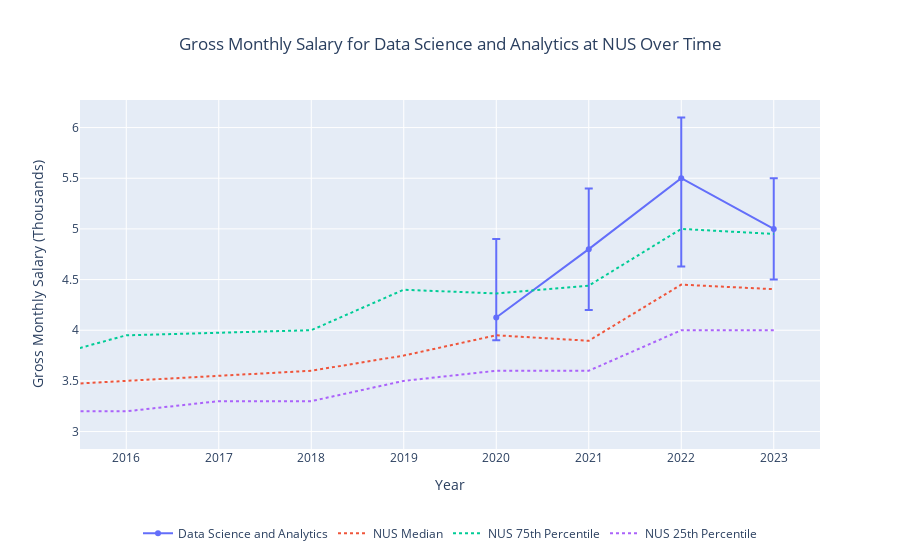

The code cell stored with this chart in its notebook:
### Markdown cell above
# Salary Changes

### Code cell
plot_course = 'Data Science and Analytics'
plot_uni = 'NUS'

# Filter data for the selected course and university
course_data = input_df[(input_df['course'] == plot_course) & (input_df['uni'] == plot_uni) & (input_df['course_row'] == 1)].copy()

# Filter data for the university median
uni_median_data = input_df[(input_df['course'] == f"{plot_uni} Median") & (input_df['summary_row'] == 1)].copy()

# X axis: Years where gross_monthly_median is available
years = course_data['year']

# Convert gross monthly salary values to thousands of dollars
course_data['gross_monthly_median'] = course_data['gross_monthly_median'] / 1000
course_data['gross_mthly_75_percentile'] = course_data['gross_mthly_75_percentile'] / 1000
course_data['gross_mthly_25_percentile'] = course_data['gross_mthly_25_percentile'] / 1000

uni_median_data['gross_monthly_median'] = uni_median_data['gross_monthly_median'] / 1000
uni_median_data['gross_mthly_75_percentile'] = uni_median_data['gross_mthly_75_percentile'] / 1000
uni_median_data['gross_mthly_25_percentile'] = uni_median_data['gross_mthly_25_percentile'] / 1000

# Course line with error bars and custom hover text
course_trace = go.Scatter(
    x=years,
    y=course_data['gross_monthly_median'],
    error_y=dict(
        type='data',
        symmetric=False,
        array=course_data['gross_mthly_75_percentile'] - course_data['gross_monthly_median'],
        arrayminus=course_data['gross_monthly_median'] - course_data['gross_mthly_25_percentile'],
        visible=True
    ),
    mode='lines+markers',
    name=f"{plot_course}",
    hovertemplate=
        '%{x}<br>' +
        'Median: %{y:.2f}k<br>' +
        '75th Pct: %{customdata[0]:.2f}k<br>' +
        '25th Pct: %{customdata[1]:.2f}k',
    customdata=np.stack((course_data['gross_mthly_75_percentile'], course_data['gross_mthly_25_percentile']), axis=-1)
)

# University median line
uni_median_trace = go.Scatter(
    x=uni_median_data['year'],
    y=uni_median_data['gross_monthly_median'],
    mode='lines',
    line=dict(dash='dot'),
    name=f'{plot_uni} Median', 
    hovertemplate=
        "%{x}<br>"+"%{y:.2f}k"
)

# University 75th percentile line
uni_75th_trace = go.Scatter(
    x=uni_median_data['year'],
    y=uni_median_data['gross_mthly_75_percentile'],
    mode='lines',
    line=dict(dash='dot'),
    name=f'{plot_uni} 75th Percentile', 
    hovertemplate=
        "%{x}<br>"+"%{y:.2f}k"
)

# University 25th percentile line
uni_25th_trace = go.Scatter(
    x=uni_median_data['year'],
    y=uni_median_data['gross_mthly_25_percentile'],
    mode='lines',
    line=dict(dash='dot'),
    name=f'{plot_uni} 25th Percentile', 
    hovertemplate=
        "%{x}<br>"+"%{y:.2f}k"
)

# Create the figure
fig = go.Figure(data=[course_trace, uni_median_trace, uni_75th_trace, uni_25th_trace])

# Adding padding to the X-axis
padding = 0.5
x_min = course_data['year'].min() - padding
x_max = course_data['year'].max() + padding



# Set titles and labels
fig.update_layout(
    title=f"Gross Monthly Salary for {plot_course} at {plot_uni} Over Time",
    title_x=0.5,
    xaxis_title="Year",
    xaxis=dict(range = [x_min, x_max], tickmode='linear', tick0=course_data['year'].min(), dtick=1),
    yaxis_title="Gross Monthly Salary (Thousands)",
    legend=dict(
        orientation="h",
        yanchor="top",
        y=-0.2,  # Move legend below x-axis
        xanchor="center",
        x=0.5
    )
)

# Set x-axis ticks to show every year
fig.update_xaxes(
    dtick=1  # Set tick interval to 1 year
)

# Show the figure
fig.show()

### Figure 1 — Plotly figure (JSON) as saved in the notebook; plotly's stock layout.template omitted (floating-point values rounded to 4 significant figures)
{"data": [{"customdata": [[null, null], [null, null], [null, null], [null, null], [4.9, 3.9], [5.4, 4.2], [6.1, 4.628], [5.5, 4.5]], "error_y": {"array": [null, null, null, null, 0.775, 0.6, 0.6, 0.5], "arrayminus": [null, null, null, null, 0.225, 0.6, 0.872, 0.5], "symmetric": false, "type": "data", "visible": true}, "hovertemplate": "%{x}<br>Median: %{y:.2f}k<br>75th Pct: %{customdata[0]:.2f}k<br>25th Pct: %{customdata[1]:.2f}k", "mode": "lines+markers", "name": "Data Science and Analytics", "type": "scatter", "x": [2016, 2017, 2018, 2019, 2020, 2021, 2022, 2023], "y": [null, null, null, null, 4.125, 4.8, 5.5, 5]}, {"hovertemplate": "%{x}<br>%{y:.2f}k", "line": {"dash": "dot"}, "mode": "lines", "name": "NUS Median", "type": "scatter", "x": [2013, 2014, 2015, 2016, 2017, 2018, 2019, 2020, 2021, 2022, 2023], "y": [3.175, 3.3, 3.45, 3.5, 3.55, 3.6, 3.75, 3.95, 3.896, 4.45, 4.405]}, {"hovertemplate": "%{x}<br>%{y:.2f}k", "line": {"dash": "dot"}, "mode": "lines", "name": "NUS 75th Percentile", "type": "scatter", "x": [2013, 2014, 2015, 2016, 2017, 2018, 2019, 2020, 2021, 2022, 2023], "y": [3.5, 3.632, 3.7, 3.95, 3.975, 4, 4.4, 4.362, 4.44, 5, 4.95]}, {"hovertemplate": "%{x}<br>%{y:.2f}k", "line": {"dash": "dot"}, "mode": "lines", "name": "NUS 25th Percentile", "type": "scatter", "x": [2013, 2014, 2015, 2016, 2017, 2018, 2019, 2020, 2021, 2022, 2023], "y": [3, 3, 3.2, 3.2, 3.3, 3.3, 3.5, 3.6, 3.6, 4, 4]}], "layout": {"legend": {"orientation": "h", "x": 0.5, "xanchor": "center", "y": -0.2, "yanchor": "top"}, "title": {"text": "Gross Monthly Salary for Data Science and Analytics at NUS Over Time", "x": 0.5}, "xaxis": {"dtick": 1, "range": [2016.0, 2024.0], "tick0": 2016, "tickmode": "linear", "title": {"text": "Year"}}, "yaxis": {"title": {"text": "Gross Monthly Salary (Thousands)"}}}}
